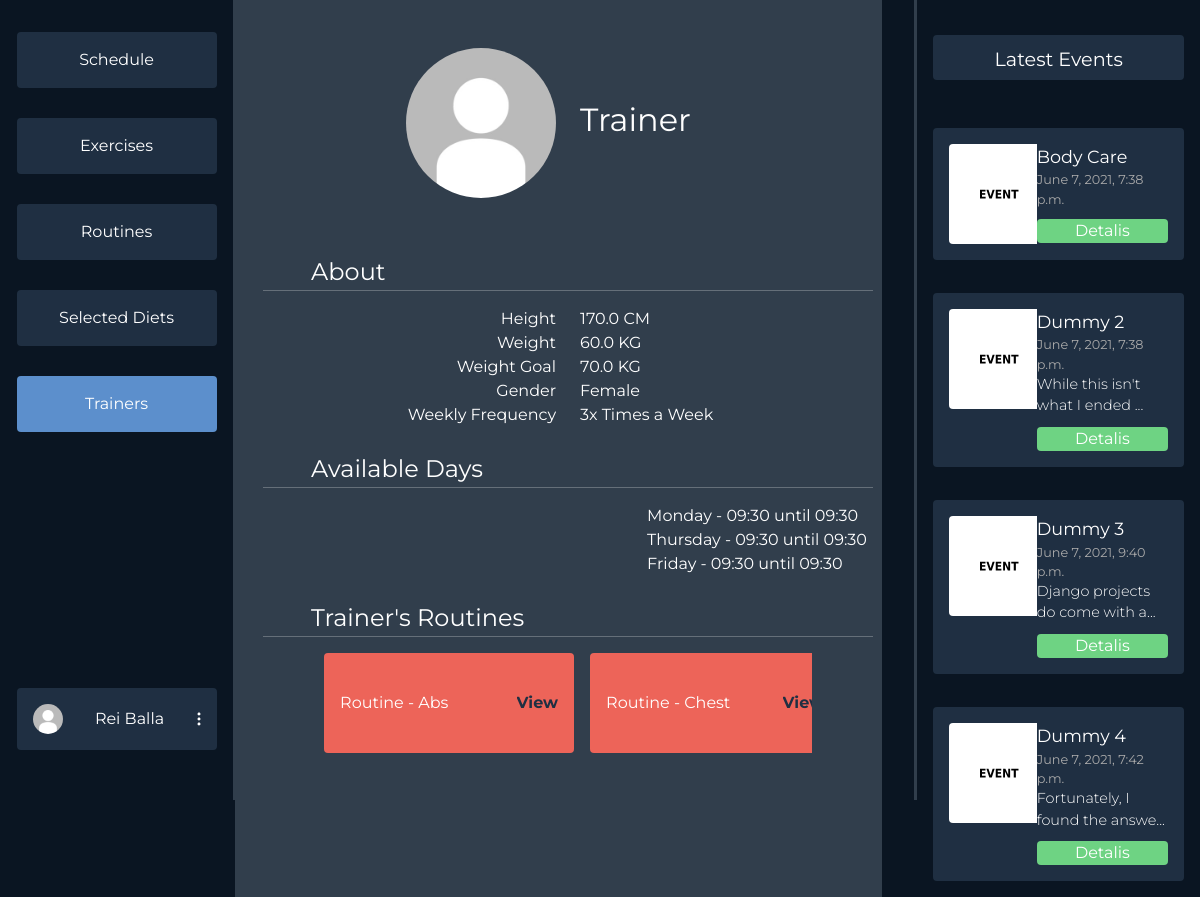
/dashboard/trainer/5 (signed in), run on the app's committed database.
### users/models.py (models this page shows, shortened)
class Profile(models.Model):
    user = models.OneToOneField(User, on_delete=models.CASCADE)
    profile_photo = models.ImageField(
        upload_to='media/profiles/', default='profiles/default.jpg')
    height = models.FloatField(default=170.0)
    weight = models.FloatField(default=60.0)
    weight_goal = models.FloatField(default=70.0)
    GENDER_CHOICES = (('F', 'Female'), ('M', 'Male'), ('O', 'Other'))
    gender = models.CharField(
        max_length=9, choices=GENDER_CHOICES, default=GENDER_CHOICES[0])
    FREQUENCY = (
        ('3x', '3 Times a Week'),
        ('4x', '4 Times a Week'),
        ('5x', '5 Times a Week'),
        ('6x', '6 Times a Week'),
    )
    week_frequency = models.CharField(
        max_length=20, choices=FREQUENCY, default=FREQUENCY[0])
    profile_complete = models.BooleanField(default=False)
    selected_diets = models.ManyToManyField(DietPlan, blank=True)
    age = models.IntegerField(null=True)

### dashboards/models.py (models this page shows, shortened)
class Routine(models.Model):
    owner = models.ForeignKey(User, on_delete=CASCADE,
                              related_name='%(class)s_username', null=True)
    title = models.CharField(max_length=60, blank=True)
    selected_by = models.ManyToManyField(User)
    desc = models.TextField(blank=True)
    thumbnail = models.ImageField(
        upload_to='routines/', default='routines/default.jpg')
    exercises = models.ManyToManyField(Exercise)
    days = models.CharField(max_length=60, blank=True)
    def __str__(self):
        return f"Routine - {self.title}"

class Event(models.Model):
    title = models.CharField(max_length=60, blank=True)
    date = models.DateTimeField(default=datetime.now(), blank=True)
    desc = models.TextField(blank=True)
    thumbnail = models.ImageField(
        upload_to='events/', default='events/default.jpg')

### dashboards/user_views.py (the view)
# urls.py: path('trainer/<int:tid>', user_views.trainer_details,
@login_required(login_url='login')
def trainer_details(request, tid):
    events = Event.objects.all()[:4]
    routines = Routine.objects.all()
    t = get_object_or_404(User, id=tid)
    if t:
        routines = [ru for ru in routines if ru.owner == t]
        routines_owned = len(routines)
        if t.is_staff and t.groups.first().name == 'trainer':
            context = {'options': TRAINERS_NAV, 'events': events,
                       'trainer': t, 'routines_owned': routines_owned, 'routines': routines}
            worktime = t.workspace.starts_work_at.strftime(
                '%H:%M'), t.workspace.starts_work_at.strftime('%H:%M')
            context['working_days'] = [
                f'{day} - {worktime[0]} until {worktime[1]}' for day in t.workspace.working_days.split(' ')]
            return render(request, 'dashboards/user/show_trainer.html', context)
        else:
            return redirect('userdashboard-trainers')

### dashboards/templates/dashboards/user/show_trainer.html (shortened to what this page needs)
{% extends 'dashboards/user/dashboard.html' %}
{% load static %}
{% block styles%}
<link rel="stylesheet" href="{% static 'css/dashboards/show_trainers.css' %}" />
{% endblock styles %}
{% block middle %}
<div class=" col mid">
  <div class="row profile">
    <div class="col">
      <div class="row">
        <div class="col profile-pic">
          <picture><img id="profil" src="{{trainer.profile.profile_photo.url}}"/></picture>
        </div>
        <div class="col">
          <div class="user">
          {% if trainer.get_full_name %}
          {{trainer.get_full_name}}
          {% else %}
          {{trainer.username}}
          {% endif %}
          </div>
        </div>
      </div>
      <div class="about">About</div>
      <hr/>
      <div class="row">
        <div class="col about_trainer">
          <div class="row">
            <div class="col">
              <div class="name">Height</div>
            </div>
            <div class="col">
              <div>{{trainer.profile.height}} CM</div>
            </div>
          </div>
          <div class="row">
            <div class="col">
              <div class="name">Weight</div>
            </div>
            <div class="col">
              <div>{{trainer.profile.weight}} KG</div>
            </div>
          </div>
          <div class="row">
            <div class="col">
              <div class="name">Weight Goal</div>
            </div>
            <div class="col">
              <div>{{trainer.profile.weight_goal}} KG</div>
            </div>
          </div>
          <div class="row">
            <div class="col">
              <div class="name">Gender</div>
            </div>
            <div class="col">
              <div>
              {% if user.profile.gender == "('M', 'Male')" %}
                Male
              {% else %}
                Female
              {% endif %}
              </div>
            </div>
          </div>
          <div class="row" id="space">
            <div class="col">
              <div class="name">Weekly Frequency</div>
            </div>
            <div class="col">
              <div>{{trainer.profile.week_frequency}} Times a Week</div>
            </div>
          </div>
        </div>
      </div>
      <div class="about">Available Days</div>
      <hr />
      <div class="row">
        <div class="col">
          {% for day in working_days %}
          <div class="row days">{{day}}</div>
          {% endfor %}
        </div>
      </div>
      <div class="about">{{trainer.username}}'s Routines
       </div>
      <hr />
      <div class="routines">
      {% for routine in routines %}
        <div class="routine">
          <div class="routine-title">{{routine}}</div>
          <div class="action"><a href="{% url 'userdashboard-routine-details' routine.id %}">View</a></div>
        </div>
      {% endfor %}
      </div>
    </div>
  </div>
</div>
{% endblock middle %}

### dashboards/templates/dashboards/user/dashboard.html (shortened to what this page needs)
{% load static %}
<html>
  <head>
    <link href="https://cdn.jsdelivr.net/npm/bootstrap@5.0.1/dist/css/bootstrap.min.css" rel="stylesheet">
    <link rel="stylesheet" href="{% static 'css/dashboards/main.css' %}">
    <link rel="stylesheet" href="https://cdn.jsdelivr.net/npm/bootstrap-select@1.13.14/dist/css/bootstrap-select.min.css">
    {% block styles %}
    {% endblock styles %}
  </head>
  <body>
  {% block content %}
  {% if user.is_authenticated %}
  <div class="mycontainer">
    <div class="navigation">
      <div class="nav-col">
        <div class="options">
          {% for key, item in options.items %}
            {% if item.isActive %}
            <a class="option-active" href="/dashboard/{{item.url}}">{{ item.name }}</a>
            {% else %}
            <a class="option" href="/dashboard/{{item.url}}">{{ item.name }}</a>
            {% endif %}
          {% endfor %}
        </div>
        <div class="profile-wrapper">
          <div class="user-btn">
            <div class="profile-pic"><img src="{{ user.profile.profile_photo.url }}" alt=""></div>
            {% if user.first_name %}
            <span>{{user.get_full_name}}</span>
            {% else %}
            <span>{{user.username}}</span>
            {% endif %}
            <div class="three-dot"><img src="{% static 'svg/3dots.svg' %}" alt=""></div>
          </div>
        </div>
      </div>
      <div class="divider"></div>
    </div>
    <div class="middle">
    {% block middle %}
    {% endblock middle %}
    </div>
    <div class="events-section">
      <div class="divider"></div>
      <div class="events">
        <div class="latest">
          Latest Events
        </div>
        <div class="items overflow-auto">
        {% for item in events %}
          <div class="event-item">
            <div class="event-item-left">
              <div class="event-thumb"><img src="{{item.thumbnail.url}}"></div>
            </div>
            <div class="event-item-right">
              <div class="title">{{item.title}}</div>
              <div class="date">{{item.date}}</div>
              {% if item.desc|length > 30 %}
                <div class="desc">{{item.desc|slice:":30"}}...</div>
              {% else %}
                <div class="desc">{{item.desc}}</div>
              {% endif %}
              <div class="details">Detalis</div>
            </div>
          </div>
        {% endfor %}
        </div>
      </div>
    </div>
  </div>
  {% endif %}
  {% endblock content %}
  </body>
<html>

### static/css/dashboards/main.css (style rules this page uses)
* { margin: 0; font-family: "Montserrat", sans-serif; overflow: hidden; }
body { background-color: #0a1522; }
.mycontainer { display: flex; flex-direction: row; justify-content: space-between; }
.navigation { width: 20vw; }
.nav-col { display: flex; flex-direction: column; align-items: flex-end; margin: 1em; }
.options { margin-left: 7em; display: flex; flex-direction: column; justify-content: space-between; margin-top: 1em; height: 400px; }
.option { background-color: #1f2f42; color: #fff; padding: 1em; padding-right: 1em; padding-left: 1em; width: 200px; text-align: center; border-radius: 4px; }
a { text-decoration: none; }
.option-active { background-color: #5c8fcc; color: #fff; padding: 1em; padding-right: 1em; padding-left: 1em; width: 200px; text-align: center; border-radius: 4px; }
.user-btn { background-color: #1f2f42; color: #fff; padding: 1em; padding-right: 1em; padding-left: 1em; width: 200px; text-align: center; border-radius: 4px; margin-top: 16em; display: flex; flex-direction: row; align-items: center; justify-content: space-between; }
.profile-pic img { height: 30px; border-radius: 50%; width: auto; }
.navigation { display: flex; flex-direction: row; }
.divider { background-color: #313e4c; width: 4px; height: 100vh; margin: 0; padding: 0; z-index: 10; }
.middle { margin-right: 2em; width: 55vw; background-color: #313e4c; }
.events-section { margin-right: 1em; width: 23vw; display: flex; flex-direction: row; }
.event-thumb img { width: 100px; height: auto; border-radius: 4px; }
.latest { margin-top: 1em; background-color: #1f2f42; color: white; border-radius: 4px; padding: 0.5em 1em 0.5em 1em; text-align: center; font-size: 1.2em; }
.events { margin-top: 1em; margin-left: 1em; display: flex; flex-direction: column; color: white; width: 100%; }
.items { height: 200px; max-height: 800px; margin-top: 2em; display: flex; flex-direction: column; justify-content: space-between; height: 100%; }
.event-item { background-color: #1f2f42; border-radius: 4px; padding: 1em; display: flex; flex-direction: row; margin: 1em 0 1em 0; }
.event-item-left { width: 40%; }
.event-item-right { width: 60%; }
.event-item-right .title { font-size: 1.1em; }
.event-item-right .date { font-size: 0.8em; color: rgb(170, 170, 170); }
.event-item-right .desc { font-weight: 300; font-size: 0.9em; }
.event-item-right .details { margin-top: 10px; background-color: #6ed383; border-radius: 4px; text-align: center; }

### static/css/dashboards/show_trainers.css (style rules this page uses)
hr { margin: 0; margin-bottom: 1em; }
.about { color: white; font-size: 1.5em; font-weight: 400; margin-left: 2em; margin-top: 1em; }
.name { float: right; }
#profil { margin-top: 2em; margin-bottom: 2em; width: 150px; height: 150px; float: right; }
.days { margin-left: 24em; }
.row { color: white; }
.user { font-size: 2em; margin-top: 2.5em; }
.profile { margin: 1em; border-radius: 7px; }
.mid { overflow-y: scroll; height: 100%; position: absolute; width: 55.5%; }
.routines { margin: auto; width: 80%; display: grid; grid-template-columns: repeat(3, 1fr); gap: 1em; }
.routine { background-color: #ed6459; align-items: center; width: 250px; height: 100px; padding: 1em; display: flex; flex-direction: row; justify-content: space-between; border-radius: 4px; }
.routine > div > a { color: #1f2f42; font-weight: 700; }

### data on the page
Routine: title "Routine - Abs"
Routine: title "Routine - Chest"
Event: thumbnail (placeholder picture), title "Body Care", date "June 7, 2021, 7:38 p.m."
Event: thumbnail (placeholder picture), title "Dummy 2", date "June 7, 2021, 7:38 p.m.", desc "While this isn't what I ended"
Event: thumbnail (placeholder picture), title "Dummy 3", date "June 7, 2021, 9:40 p.m.", desc "Django projects do come with a"
Event: thumbnail (placeholder picture), title "Dummy 4", date "June 7, 2021, 7:42 p.m.", desc "Fortunately, I found the answe"

### other printed values
{{ item.name }} "Schedule" "Exercises" "Routines" "Selected Diets"
{{ item.name }} "Trainers"
{{ user.get_full_name }} "Rei Balla"
{{ trainer.username }} "Trainer"
{{ trainer.profile.height }} "170.0"
{{ trainer.profile.weight }} "60.0"
{{ trainer.profile.weight_goal }} "70.0"
{{ trainer.profile.week_frequency }} "3x"
{{ day }} "Monday - 09:30 until 09:30" "Thursday - 09:30 until 09:30" "Friday - 09:30 until 09:30"
